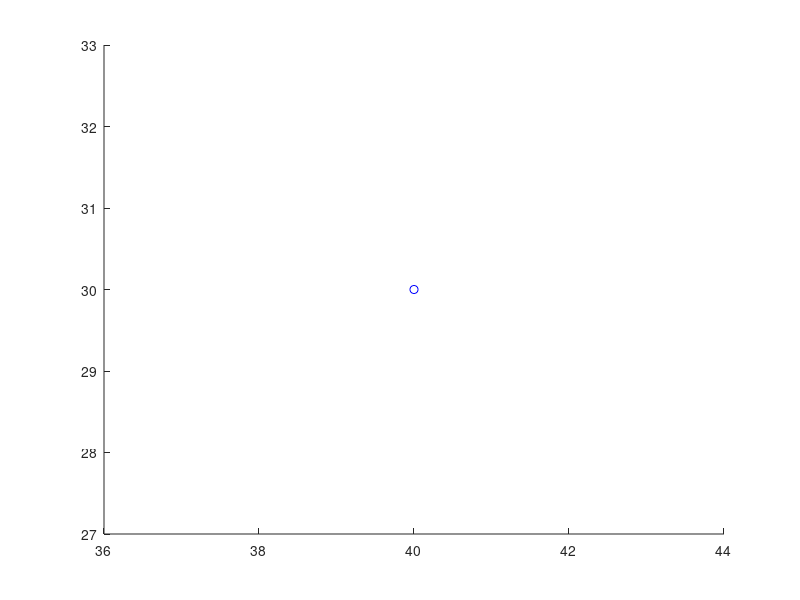

This chart was generated by the following MATLAB code: (Note: this script raises an error after producing the figure.)
clc
clear
%duck=RobotRaconteur.Connect('tcp://bb8.local:1234/DuckiebotServer.bb8/Duckiebot');

hold on;
scatter(40,30,'b');
%map();
%sensor();

ar=duck.april_tags;

oc = [22.5*3/4;4];
i=0;
k_d = -0.8;
k_theta = -2.1;
tic
while (i < 1200)
    lanepos = duck.lane_pose;
    
    %d increase when it's close to yellow lane, 
    %  decrease when it's close to white lane.
    %phi increase when heading to left, 
    %    decrease when heading to right.
   
    w = k_d*lanepos.d + k_theta*lanepos.phi;
    
    duck.sendCmd(0.04,w); 
    % v = 0.1 is 4inch/s
    % w = 1 is 32.7 d/s           
    % w > 0, turn left
    % w < 0, turn right 
                     
    % see if there is a ar tag
    ar=duck.april_tags;
    if isempty(ar) == 0
        % which ar tag
        if ar{1,1}.id==7
            oa = [22.5/4*3; 22.5*2];
            ac_a = ar{1,1}.pos(1:2,:)*39.37; %meter to inch for x y
            %ac_a = [temp(2,:);temp(1,:)];
            Roa = [cos(-pi/2),-sin(-pi/2);sin(-pi/2),cos(-pi/2)]; %rotation matrix between ar7 and origin
            ac_o = Roa * ac_a; 
            oc = oa + ac_o;
            scatter(oc(1),oc(2),'b');
            disp(ar{1,1}.pos)
        
        elseif ar{1,1}.id==8
            oa = [22.5*2; 22.5*2+2];
            ac_a = ar{1,1}.pos(1:2,:)*39.37;
            %ac_a = [temp(2,:);temp(1,:)];
            Roa = [cos(pi),-sin(pi);sin(pi),cos(pi)];
            ac_o = Roa * ac_a;
            oc = oa + ac_o;
            scatter(oc(1),oc(2),'b');
        elseif ar{1,1}.id==9
            oa = [22.5/2*3; 22.5*4];
            ac_a = ar{1,1}.pos(1:2,:)*39.37;
            %ac_a = [temp(2,:);temp(1,:)];
            Roa = [cos(-pi/2),-sin(-pi/2);sin(-pi/2),cos(-pi/2)];
            ac_o = Roa * ac_a;
            oc = oa + ac_o;         
            scatter(oc(1),oc(2),'b');
        end
        temp_t = toc;            
    else
       % measure time
       diff_t = toc - pre_time;
       
       %cacluate angle based on phi & w
       lanepos = duck.lane_pose;     
       angle = 60*lanepos.phi+90 + w*32.7*diff_t;
       rad = pi*angle/180;
       
       %calculate estimate movement
       x = cos(rad)*0.04*40*diff_t;
       y = sin(rad)*0.04*40*diff_t;
       oc = oc +[x;y];
       
       %plot next position
       scatter(oc(1),oc(2),'gx');
       
       pre_time = toc;   
    end
    
 
    i=i+1;
end

%duck.sendCmd(0.0,0.0);